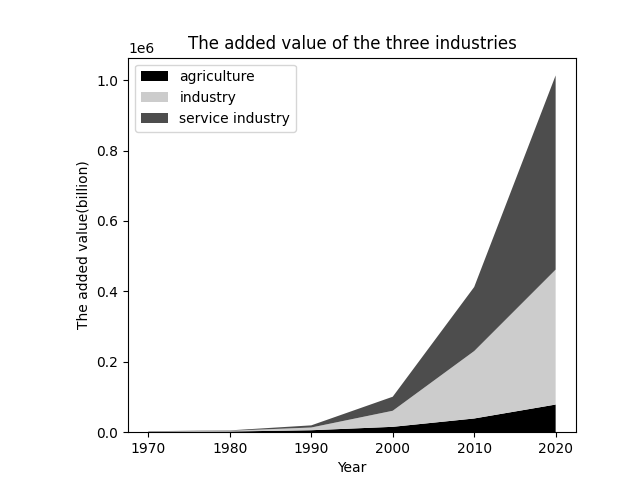

Python code for this plot:

import colorsys
import numpy as np
import matplotlib.pyplot as plt

#data from National Bureau of Statistics
# http://www.stats.gov.cn/

year=[1970,1980,1990,2000,2010,2020]
add_value={
    'agriculture':[793.3,1359.5,5017.2,14717.4,38430.8,78030.9],
    'industry':[918.1,2204.7,7744.1,45663.7,191626.5,383562.4],
    'service industry':[568.3,1023.4,6111.6,39899.1,182061.9,551973.7]
}
fig,ax=plt.subplots()
fig.subplots_adjust(bottom = 0.1)
fig.subplots_adjust(left = 0.2)
ax.stackplot(year,add_value.values(),
             labels=add_value.keys(),colors=['k','0.8','0.3'])
ax.legend(loc='upper left')
ax.set_title('The added value of the three industries')
ax.set_xlabel('Year')
ax.set_ylabel('The added value(billion)')
plt.savefig('HW5.png',dpi=300)
plt.show()
